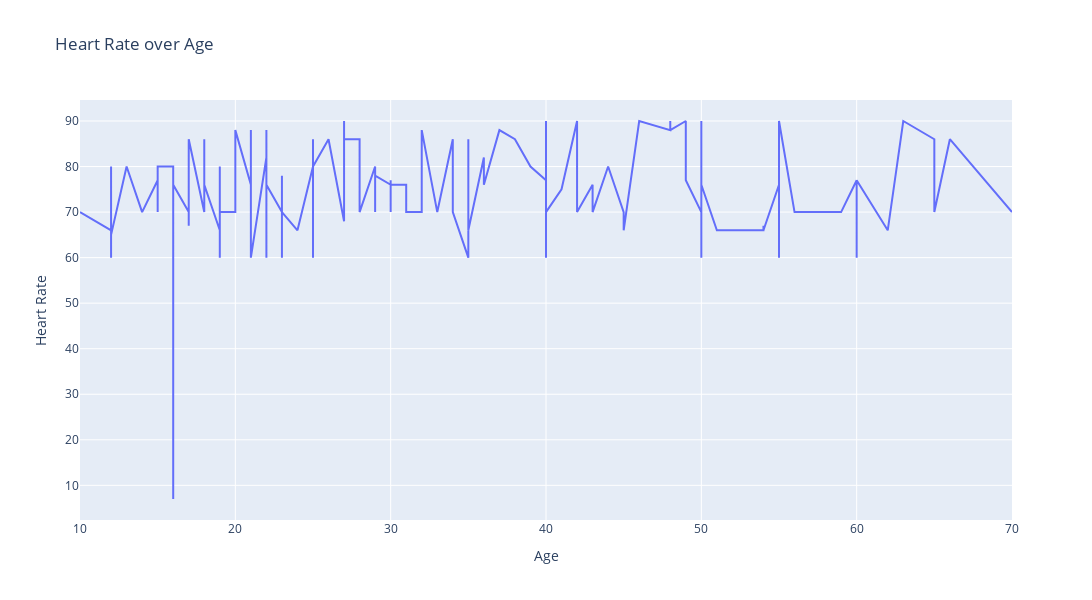

The notebook cell this image was saved under:
### Code cell
import pandas as pd
import plotly.graph_objs as go

data = pd.read_excel('data/data_kesehatan.xlsx')

# Sort the DataFrame by 'Age'
data = data.sort_values(by='Age')

x = data['Age']
y = data['HeartRate']

fig = go.Figure()

# Add the 'HeartRate' line
fig.add_trace(go.Scatter(x=x, y=y, mode='lines', name='Heart Rate'))

fig.update_layout(
    title='Heart Rate over Age',
    xaxis_title='Age',
    yaxis_title='Heart Rate',
    width=1200,
    height=600
)

fig.show()

### Figure 1 — Plotly figure (JSON) as saved in the notebook; plotly's stock layout.template omitted (floating-point values rounded to 4 significant figures; data arrays with more than 128 entries replaced by an {"elided": "..."} marker saying what was removed)
{"data": [{"mode": "lines", "name": "Heart Rate", "type": "scatter", "x": {"elided": "1014 int values"}, "y": {"elided": "1014 int values"}}], "layout": {"height": 600, "title": {"text": "Heart Rate over Age"}, "width": 1200, "xaxis": {"autorange": true, "range": [10, 70], "title": {"text": "Age"}, "type": "linear"}, "yaxis": {"autorange": true, "range": [2.389, 94.61], "title": {"text": "Heart Rate"}, "type": "linear"}}}
